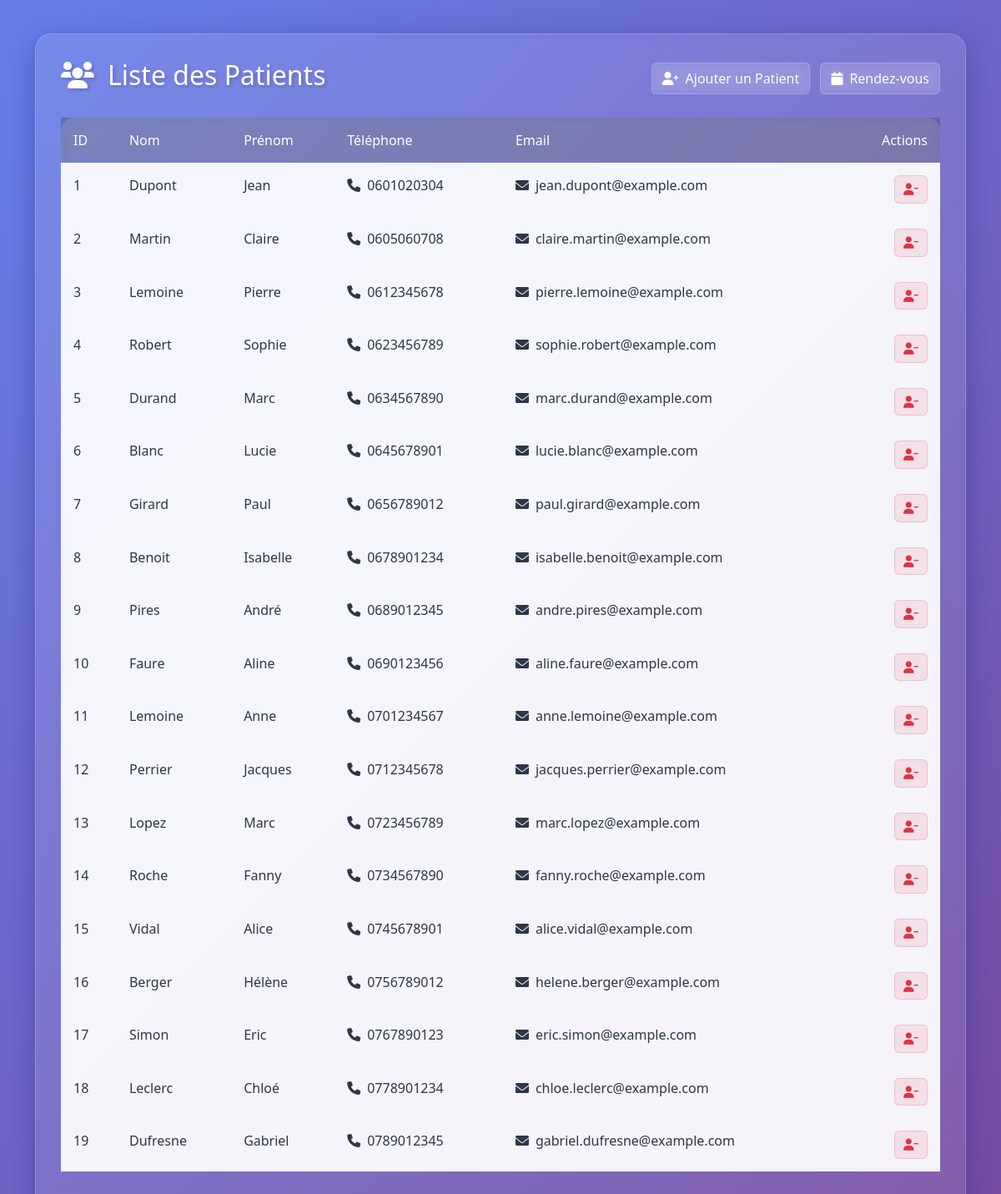
Page /jour6/src/views/patients.php on the committed database.
### tables this page shows
CREATE TABLE patients (
    id INT AUTO_INCREMENT PRIMARY KEY,
    nom VARCHAR(100) NOT NULL,
    prenom VARCHAR(100) NOT NULL,
    telephone VARCHAR(15) NOT NULL,
    email VARCHAR(100) UNIQUE NOT NULL
);

### jour6/src/models/Patient.php (called while the page is built, shortened)
<?php
require_once __DIR__ . '/../config/database.php';
class Patient {
    public static function getAll() {
        global $pdo;
        try {
            $stmt = $pdo->query("SELECT * FROM patients");
            return $stmt->fetchAll(PDO::FETCH_ASSOC);
        } catch (PDOException $e) {
            echo 'Erreur : ' . $e->getMessage();
            return [];
        }
    }
}
?>

### jour6/src/views/patients.php (the view, shortened to what this page needs)
<?php
require_once __DIR__ . '/../models/Patient.php';
$patients = Patient::getAll();
?>
<!DOCTYPE html>
<html lang="fr">
<head>
    <link rel="stylesheet" href="https://cdn.jsdelivr.net/npm/bootstrap@5.3.0/dist/css/bootstrap.min.css">
    <link rel="stylesheet" href="https://cdnjs.cloudflare.com/ajax/libs/font-awesome/6.0.0/css/all.min.css">
</head>
<body>
    <div class="container">
        <div class="glass-container">
            <div class="d-flex justify-content-between align-items-center mb-4">
                <h2><i class="fas fa-users me-3"></i>Liste des Patients</h2>
                <div>
                    <a href="add_patient.php" class="btn btn-glass me-2">
                        <i class="fas fa-user-plus me-2"></i>Ajouter un Patient
                    </a>
                    <a href="../../index.Php" class="btn btn-glass">
                        <i class="fas fa-calendar me-2"></i>Rendez-vous
                    </a>
                </div>
            </div>
            <table class="table">
                <thead>
                    <tr>
                        <th>ID</th>
                        <th>Nom</th>
                        <th>Prénom</th>
                        <th>Téléphone</th>
                        <th>Email</th>
                        <th class="text-end">Actions</th>
                    </tr>
                </thead>
                <tbody>
                    <?php if (empty($patients)): ?>
                        <tr>
                            <td colspan="6" class="text-center">Aucun patient enregistré.</td>
                        </tr>
                    <?php else: ?>
                        <?php foreach ($patients as $patient): ?>
                            <tr>
                                <td><?= $patient['id'] ?></td>
                                <td><?= htmlspecialchars($patient['nom']) ?></td>
                                <td><?= htmlspecialchars($patient['prenom']) ?></td>
                                <td><i class="fas fa-phone me-2"></i><?= htmlspecialchars($patient['telephone']) ?></td>
                                <td><i class="fas fa-envelope me-2"></i><?= htmlspecialchars($patient['email']) ?></td>
                                <td class="text-end">
                                    <a href="../controllers/patientController.php?delete=<?= $patient['id'] ?>"
                                       class="btn btn-delete"
                                       onclick="return confirmerSuppressionPatient(<?= $patient['id'] ?>, '<?= htmlspecialchars($patient['nom'] . ' ' . $patient['prenom']) ?>')">
                                        <i class="fas fa-user-minus"></i>
                                    </a>
                                </td>
                            </tr>
                        <?php endforeach; ?>
                    <?php endif; ?>
                </tbody>
            </table>
        </div>
    </div>
</body>
</html>

### jour6/src/views/patients.php (style rules this page uses)
body { background: linear-gradient(135deg, #667eea 0%, #764ba2 100%); min-height: 100vh; padding: 20px; }
.glass-container { background: rgba(255, 255, 255, 0.1); backdrop-filter: blur(10px); border-radius: 20px; padding: 30px; box-shadow: 0 8px 32px 0 rgba(31, 38, 135, 0.37); border: 1px solid rgba(255, 255, 255, 0.18); margin-top: 20px; }
.table { background: rgba(255, 255, 255, 0.15); backdrop-filter: blur(4px); border-radius: 15px; }
.table thead th { border-bottom: none; color: #fff; font-weight: 500; padding: 15px; background: rgba(0, 0, 0, 0.2); }
.table td { border: none; padding: 15px; color: #2d3748; background: rgba(255, 255, 255, 0.9); }
.btn-delete { padding: 5px 10px; border-radius: 6px; font-size: 0.9em; background: rgba(220, 53, 69, 0.1); color: #dc3545; border: 1px solid rgba(220, 53, 69, 0.2); }
h2 { color: white; font-weight: 300; text-shadow: 2px 2px 4px rgba(0,0,0,0.2); }
.btn-glass { background: rgba(255, 255, 255, 0.1); backdrop-filter: blur(4px); border: 1px solid rgba(255, 255, 255, 0.2); color: white; transition: all 0.3s ease; }

### rows in the picture
patients: id "1", nom "Dupont", prenom "Jean", telephone "0601020304", email "jean.dupont@example.com"
patients: id "2", nom "Martin", prenom "Claire", telephone "0605060708", email "claire.martin@example.com"
patients: id "3", nom "Lemoine", prenom "Pierre", telephone "0612345678", email "pierre.lemoine@example.com"
patients: id "4", nom "Robert", prenom "Sophie", telephone "0623456789", email "sophie.robert@example.com"
patients: id "5", nom "Durand", prenom "Marc", telephone "0634567890", email "marc.durand@example.com"
patients: id "6", nom "Blanc", prenom "Lucie", telephone "0645678901", email "lucie.blanc@example.com"
patients: id "7", nom "Girard", prenom "Paul", telephone "0656789012", email "paul.girard@example.com"
patients: id "8", nom "Benoit", prenom "Isabelle", telephone "0678901234", email "isabelle.benoit@example.com"
patients: id "9", nom "Pires", prenom "André", telephone "0689012345", email "andre.pires@example.com"
patients: id "10", nom "Faure", prenom "Aline", telephone "0690123456", email "aline.faure@example.com"
patients: id "11", nom "Lemoine", prenom "Anne", telephone "0701234567", email "anne.lemoine@example.com"
patients: id "12", nom "Perrier", prenom "Jacques", telephone "0712345678", email "jacques.perrier@example.com"
patients: id "13", nom "Lopez", prenom "Marc", telephone "0723456789", email "marc.lopez@example.com"
patients: id "14", nom "Roche", prenom "Fanny", telephone "0734567890", email "fanny.roche@example.com"
patients: id "15", nom "Vidal", prenom "Alice", telephone "0745678901", email "alice.vidal@example.com"
patients: id "16", nom "Berger", prenom "Hélène", telephone "0756789012", email "helene.berger@example.com"
patients: id "17", nom "Simon", prenom "Eric", telephone "0767890123", email "eric.simon@example.com"
patients: id "18", nom "Leclerc", prenom "Chloé", telephone "0778901234", email "chloe.leclerc@example.com"
patients: id "19", nom "Dufresne", prenom "Gabriel", telephone "0789012345", email "gabriel.dufresne@example.com"
